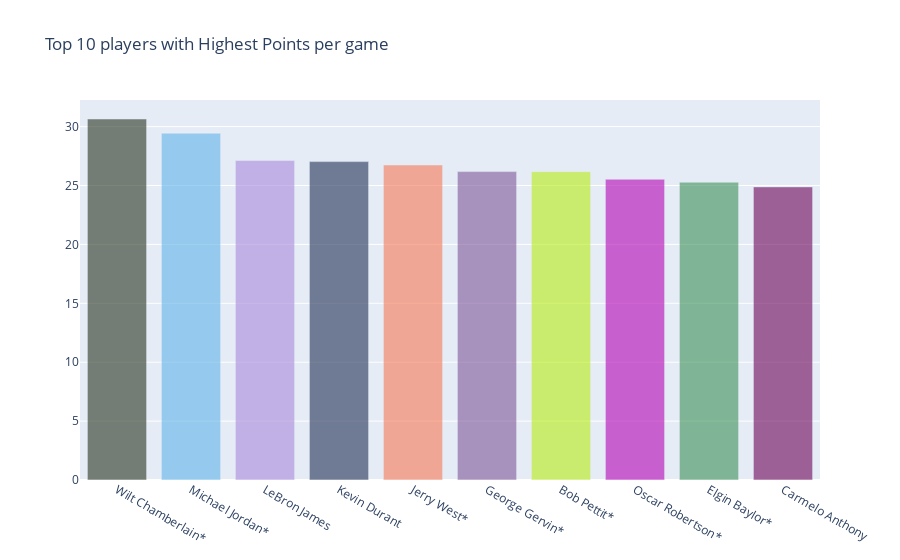

Write notebook code for a chart like this one.
### Markdown cell above
# Assists per game (APG)

### Code cell
trace0 = go.Bar(
    x=ppg['player'].head(10),
    y=ppg['PPG'].head(10),
    marker=dict(
        color=random_colors(10),
    ),
    opacity=0.6
)
data=[trace0]
layout = go.Layout(
    title='Top 10 players with Highest Points per game',
)
fig=go.Figure(data=data, layout=layout)
py.iplot(fig, filename='text-hover-bar')

### Figure 1 — Plotly figure (JSON) as saved in the notebook; plotly's stock layout.template omitted (floating-point values rounded to 4 significant figures)
{"data": [{"marker": {"color": ["#283420", "#61B3E8", "#A989DB", "#212F54", "#F67956", "#7F579A", "#B9EC14", "#B402B4", "#3D9158", "#6D0459"]}, "opacity": 0.6, "type": "bar", "x": ["Wilt Chamberlain*", "Michael Jordan*", "LeBron James", "Kevin Durant", "Jerry West*", "George Gervin*", "Bob Pettit*", "Oscar Robertson*", "Elgin Baylor*", "Carmelo Anthony"], "y": [30.65, 29.44, 27.12, 27.03, 26.74, 26.18, 26.18, 25.53, 25.28, 24.88]}], "layout": {"title": {"text": "Top 10 players with Highest Points per game"}}}
